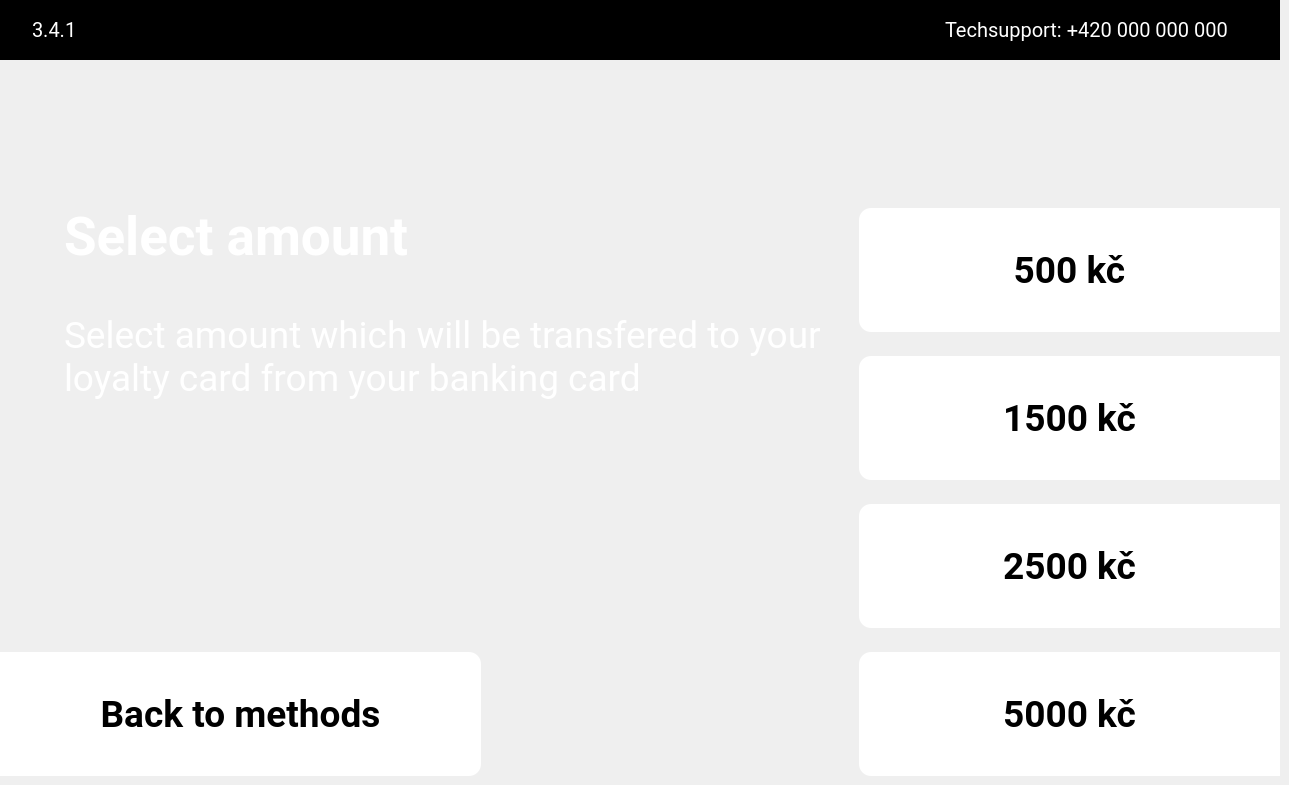
    <widget class="QWidget" name="i21Page">
     <widget class="QFrame" name="i21FrLogo">
      <property name="geometry">
       <rect>
        <x>0</x>
        <y>0</y>
        <width>1280</width>
        <height>60</height>
       </rect>
      </property>
      <property name="styleSheet">
       <string notr="true">background-color:rgb(0, 0, 0);
border:none;</string>
      </property>
      <property name="frameShape">
       <enum>QFrame::StyledPanel</enum>
      </property>
      <property name="frameShadow">
       <enum>QFrame::Raised</enum>
      </property>
      <widget class="QLabel" name="i21LblLogo">
       <property name="geometry">
        <rect>
         <x>578</x>
         <y>13</y>
         <width>124</width>
         <height>34</height>
        </rect>
       </property>
       <property name="text">
        <string>&lt;html&gt;&lt;head/&gt;&lt;body&gt;&lt;p&gt;&lt;img src=&quot;:/res/pic/Frame.png&quot;/&gt;&lt;/p&gt;&lt;/body&gt;&lt;/html&gt;</string>
       </property>
      </widget>
      <widget class="QLabel" name="i21LblNumbPage">
       <property name="geometry">
        <rect>
         <x>32</x>
         <y>18</y>
         <width>120</width>
         <height>24</height>
        </rect>
       </property>
       <property name="font">
        <font>
         <family>Roboto</family>
         <pointsize>15</pointsize>
        </font>
       </property>
       <property name="styleSheet">
        <string notr="true">color:rgb(255, 255, 255);
qproperty-alignment: AlignLeft;</string>
       </property>
       <property name="text">
        <string>3.4.1</string>
       </property>
      </widget>
      <widget class="QLabel" name="i21LblTech">
       <property name="geometry">
        <rect>
         <x>945</x>
         <y>18</y>
         <width>303</width>
         <height>24</height>
        </rect>
       </property>
       <property name="font">
        <font>
         <family>Roboto</family>
         <pointsize>15</pointsize>
        </font>
       </property>
       <property name="styleSheet">
        <string notr="true">color:rgb(255, 255, 255);
qproperty-alignment: AlignLeft;</string>
       </property>
       <property name="text">
        <string>Techsupport: +420 000 000 000</string>
       </property>
      </widget>
     </widget>
     <widget class="QLabel" name="i21LblText">
      <property name="geometry">
       <rect>
        <x>64</x>
        <y>208</y>
        <width>739</width>
        <height>56</height>
       </rect>
      </property>
      <property name="font">
       <font>
        <family>Roboto</family>
        <pointsize>40</pointsize>
        <weight>75</weight>
        <bold>true</bold>
       </font>
      </property>
      <property name="styleSheet">
       <string notr="true">color:rgb(255, 255, 255);
qproperty-alignment: AlignLeft;</string>
      </property>
      <property name="text">
       <string>Select amount</string>
      </property>
     </widget>
     <widget class="QLabel" name="i21LblText2">
      <property name="geometry">
       <rect>
        <x>64</x>
        <y>296</y>
        <width>761</width>
        <height>121</height>
       </rect>
      </property>
      <property name="font">
       <font>
        <family>Roboto</family>
        <pointsize>28</pointsize>
       </font>
      </property>
      <property name="styleSheet">
       <string notr="true">color:rgb(255, 255, 255);
qproperty-alignment: AlignLeft;</string>
      </property>
      <property name="text">
       <string>Select amount which will be transfered to your
loyalty card from your banking card</string>
      </property>
     </widget>
     <widget class="QPushButton" name="i21BtnBack">
      <property name="geometry">
       <rect>
        <x>0</x>
        <y>652</y>
        <width>481</width>
        <height>124</height>
       </rect>
      </property>
      <property name="font">
       <font>
        <family>Roboto</family>
        <pointsize>28</pointsize>
        <weight>75</weight>
        <bold>true</bold>
       </font>
      </property>
      <property name="focusPolicy">
       <enum>Qt::NoFocus</enum>
      </property>
      <property name="styleSheet">
       <string notr="true">QPushButton#i21BtnBack{background-color: rgb(255, 255, 255);
color:rgb(0, 0, 0);
border-top-left-radius: 0px;
    border-top-right-radius: 12px;
    border-bottom-right-radius: 12px;
    border-bottom-left-radius: 0px;
image:url(':/res/pic/Vector.png');
image-position: left;
border-style: outset;}
QPushButton#i21BtnBack:pressed{background-color:rgb(222, 222, 222);
border-style: inset;}
</string>
      </property>
      <property name="text">
       <string>Back to methods</string>
      </property>
     </widget>
     <widget class="QPushButton" name="i21Btn500">
      <property name="geometry">
       <rect>
        <x>859</x>
        <y>208</y>
        <width>421</width>
        <height>124</height>
       </rect>
      </property>
      <property name="font">
       <font>
        <family>Roboto</family>
        <pointsize>28</pointsize>
        <weight>75</weight>
        <bold>true</bold>
       </font>
      </property>
      <property name="focusPolicy">
       <enum>Qt::NoFocus</enum>
      </property>
      <property name="styleSheet">
       <string notr="true">QPushButton#i21Btn500{background-color: rgb(255, 255, 255);
color:rgb(0, 0, 0);
border-top-left-radius: 12px;
    border-top-right-radius: 0px;
    border-bottom-right-radius: 0px;
    border-bottom-left-radius: 12px;
image:url(':/res/pic/Vector2.png');
image-position: right;
border-style: outset;}
QPushButton#i21Btn500:pressed{background-color:rgb(222, 222, 222);
border-style: inset;}
</string>
      </property>
      <property name="text">
       <string>500 kč</string>
      </property>
     </widget>
     <widget class="QPushButton" name="i21Btn1500">
      <property name="geometry">
       <rect>
        <x>859</x>
        <y>356</y>
        <width>421</width>
        <height>124</height>
       </rect>
      </property>
      <property name="font">
       <font>
        <family>Roboto</family>
        <pointsize>28</pointsize>
        <weight>75</weight>
        <bold>true</bold>
       </font>
      </property>
      <property name="focusPolicy">
       <enum>Qt::NoFocus</enum>
      </property>
      <property name="styleSheet">
       <string notr="true">QPushButton#i21Btn1500{background-color: rgb(255, 255, 255);
color:rgb(0, 0, 0);
border-top-left-radius: 12px;
    border-top-right-radius: 0px;
    border-bottom-right-radius: 0px;
    border-bottom-left-radius: 12px;
image:url(':/res/pic/Vector2.png');
image-position: right;
border-style: outset;}
QPushButton#i21Btn1500:pressed{background-color:rgb(222, 222, 222);
border-style: inset;}
</string>
      </property>
      <property name="text">
       <string>1500 kč</string>
      </property>
     </widget>
     <widget class="QPushButton" name="i21Btn2500">
      <property name="geometry">
       <rect>
        <x>859</x>
        <y>504</y>
        <width>421</width>
        <height>124</height>
       </rect>
      </property>
      <property name="font">
       <font>
        <family>Roboto</family>
        <pointsize>28</pointsize>
        <weight>75</weight>
        <bold>true</bold>
       </font>
      </property>
      <property name="focusPolicy">
       <enum>Qt::NoFocus</enum>
      </property>
      <property name="styleSheet">
       <string notr="true">QPushButton#i21Btn2500{background-color: rgb(255, 255, 255);
color:rgb(0, 0, 0);
border-top-left-radius: 12px;
    border-top-right-radius: 0px;
    border-bottom-right-radius: 0px;
    border-bottom-left-radius: 12px;
image:url(':/res/pic/Vector2.png');
image-position: right;
border-style: outset;}
QPushButton#i21Btn2500:pressed{background-color:rgb(222, 222, 222);
border-style: inset;}
</string>
      </property>
      <property name="text">
       <string>2500 kč</string>
      </property>
     </widget>
     <widget class="QPushButton" name="i21Btn5000">
      <property name="geometry">
       <rect>
        <x>859</x>
        <y>652</y>
        <width>421</width>
        <height>124</height>
       </rect>
      </property>
      <property name="font">
       <font>
        <family>Roboto</family>
        <pointsize>28</pointsize>
        <weight>75</weight>
        <bold>true</bold>
       </font>
      </property>
      <property name="focusPolicy">
       <enum>Qt::NoFocus</enum>
      </property>
      <property name="styleSheet">
       <string notr="true">QPushButton#i21Btn5000{background-color: rgb(255, 255, 255);
color:rgb(0, 0, 0);
border-top-left-radius: 12px;
    border-top-right-radius: 0px;
    border-bottom-right-radius: 0px;
    border-bottom-left-radius: 12px;
image:url(':/res/pic/Vector2.png');
image-position: right;
border-style: outset;}
QPushButton#i21Btn5000:pressed{background-color:rgb(222, 222, 222);
border-style: inset;}
</string>
      </property>
      <property name="text">
       <string>5000 kč</string>
      </property>
     </widget>
    </widget>
